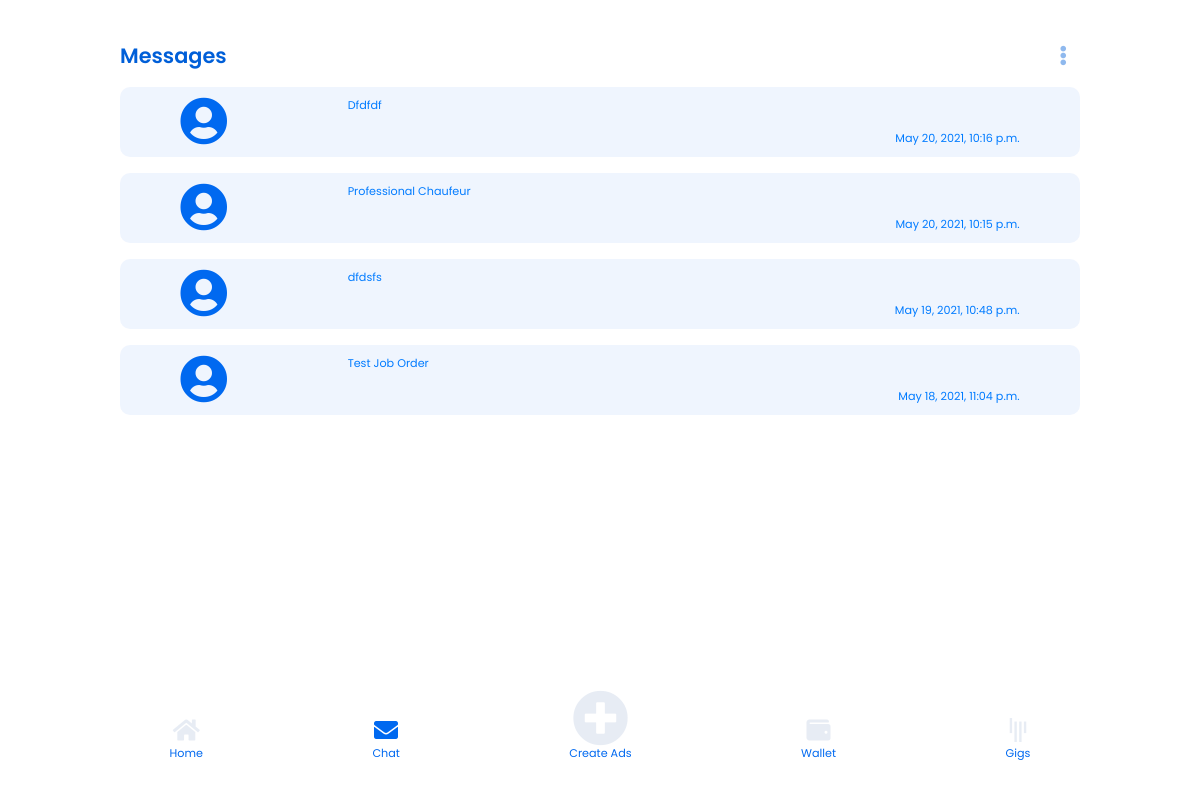
/chat (signed in), run on an earlier commit of the app's database.
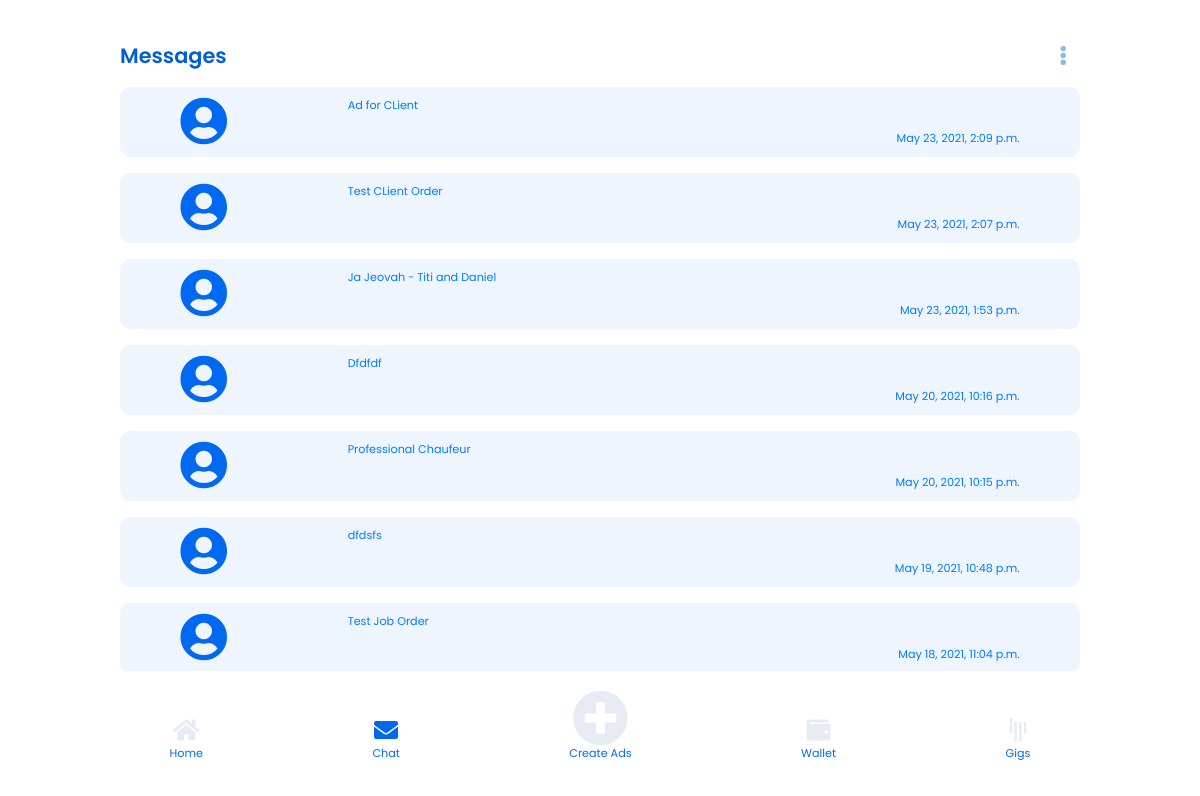
And on a later commit of the database.
### app/models.py (models this page shows, shortened)
class Project_Gig(models.Model):
    class Meta:
        db_table = "Gig/Project Table"
    order_id = models.TextField(max_length=20,verbose_name="Order ID",null=True)
    client_id = models.TextField(max_length=20,verbose_name="Client ID",null=True)
    artisan_id = models.TextField(max_length=20,verbose_name="Artisan ID",null=True)
    project_title= models.TextField(max_length=500,verbose_name="Project Title", null=True)
    canChat = models.BooleanField(default=False, verbose_name="Chat permission")
    projectStatus = models.TextField(max_length=15,  default='pending', verbose_name="Order Status")
    endProject = models.BooleanField(default=False, verbose_name="Was Projected ended")
    isCompleted = models.BooleanField(default=False, verbose_name="was Project completed") # sto be filled by artisan check options
    date_added = models.DateTimeField(default=timezone.now)

### app/views.py (the view)
# urls.py: path("chat", views.chat_page, name="chat"),
def chat_page(request):
    if 'user_id' in request.session:
        user_id = request.session["user_id"]
        try:
            project = Project_Gig.objects.filter(artisan_id=user_id).order_by('-date_added')
            if project:
                return_data = {
                    "error": False,
                    "projects": project,
                    "user": user_id,
                }
            else:
                return_data = {
                    "error": False,
                    "message": "no chat data yet!",
                }
        except Exception as e:
            return_data = {
                "error": True,
                "message": str(e)
            }
        return render(request,"artisan/chat/chat.html", return_data)
    else:
        return redirect('/login')

### app/templates/artisan/chat/chat.html (shortened to what this page needs)
{% extends "artisan/nav.html" %}
{% load static %}
{% block body%}
<section class="home-background">
<div style="width: 100%; display: flex; justify-content: space-between;">
    <p class="text-left" style="color:#005FD8; font-size: 1.3rem; font-weight: 600; font-family: Poppins;">Messages</p>
    <button class="navbar-toggler" type="button" data-toggle="collapse" data-target="#navbarSupportedContent" ><i class="fas fa-ellipsis-v  text-right" style="color: #005FD870;" ></i></button>
  </div>
  <div class="all-chat-container">
    {% if projects %}
    {% for p in projects %}
    {% if p.canChat == True %}
      <a href="{% url 'individual_chat' p.id %}"><div class="chat-div mt-3">
        <i class="fas fa-user-circle fa-alt" style="color: #0069F0;"  ></i>
        <div style="width: 70%;">
          <p class="mb-3">{{p.project_title}}</p>
          <p class="text-right">{{p.date_added}}</p>
        </div>
      </div></a>
    {% endif %}
    {% endfor %}
    {% else %}
    <div class='text-center text-primary' style="margin-top:50px;">There is no chat history yet</div>
    {% endif %}
  </div>
</section>
<footer class="footer">
    <a href="{% url 'artisan_home' %}">
        <i class="fas fa-home fa-2x  "></i>
        <p style="margin-top:-70px; color:#0069F0;">Home</p>
    </a>
    <a href="">
        <i class="fas fa-envelope fa-2x active-icon"></i>
        <p style="margin-top:-70px; color:#0069F0;">Chat</p>
    </a>
    <a href="{% url 'new_ads' %}">
        <i class="fas fa-plus-circle fa-3x "></i>
        <p style="margin-top:-70px; color:#0069F0;">Create Ads</p>
    </a>
    <a href="{% url 'wallet' %}">
        <i class="fas fa-wallet fa-2x "></i>
        <p style="margin-top:-70px; color:#0069F0;">Wallet</p>
    </a>
    <a href="{% url 'gig' %}">
        <i class="fab fa-gitter fa-2x "></i>
        <p style="margin-top:-70px; color:#0069F0;">Gigs</p>
    </a>
</footer>
{% endblock %}

### app/templates/artisan/nav.html (shortened to what this page needs)
<!DOCTYPE html>
<html lang="en">
<head>
    {% load static %}
    <link rel="stylesheet" href="https://use.fontawesome.com/releases/v5.6.3/css/all.css">
    <link rel="stylesheet" href="{% static 'bootstrap-4.5.2/css/bootstrap.css' %}">
    <link rel="stylesheet" href="{% static 'css/bootstrap-datetimepicker.css' %}">
    <link rel="stylesheet" href="{% static 'css/gig.css' %}">
    <link rel="stylesheet" href="{% static 'css/home.css' %}">
    <link rel="stylesheet" href="{% static 'css/wallet.css' %}">
    <link rel="stylesheet" href="{% static 'css/chat.css' %}">
    <link rel="stylesheet" href="{% static 'css/account.css' %}">
</head>
<body>
    {% block body%}
    {% endblock %}
</body>
</html>

### app/static/css/home.css (style rules this page uses)
body { overflow: hidden; }
.home-background { height: 90vh; width: 80%; margin:5vh auto; }
.footer { height: 80px!important; background-color: #fff; width: 100%; position: fixed; bottom: 4vh; display: flex; line-height: 90px; justify-content: space-evenly; }
.footer>a { color:#829CC530!important; text-align: center; }
.active-icon { color:#0069F0!important; text-align: center; }
.fa-2x { font-size: 1.5em!important; }
.fa-3x { font-size: 3.5em!important; margin-top: -5vh!important; }
p { margin:0; font-size: 0.7rem; font-family: Poppins; }

### app/static/css/chat.css (style rules this page uses)
.chat-div { display: flex; justify-content: space-around; height: 70px; background-color: #0069F010; padding-top:0.6rem; border-radius: 10px; }
.fa-alt { font-size: 3rem; }
.all-chat-container { height: 75vh; overflow-y: scroll; }
.all-chat-container, .chat-scroll { -ms-overflow-style: none; scrollbar-width: none; }

What changed in the data, as far as the page shows it:
added Project_Gig: project_title "Ad for CLient", date_added "May 23, 2021, 2:09 p.m."
added Project_Gig: project_title "Test CLient Order", date_added "May 23, 2021, 2:07 p.m."
added Project_Gig: project_title "Ja Jeovah - Titi and Daniel", date_added "May 23, 2021, 1:53 p.m."
